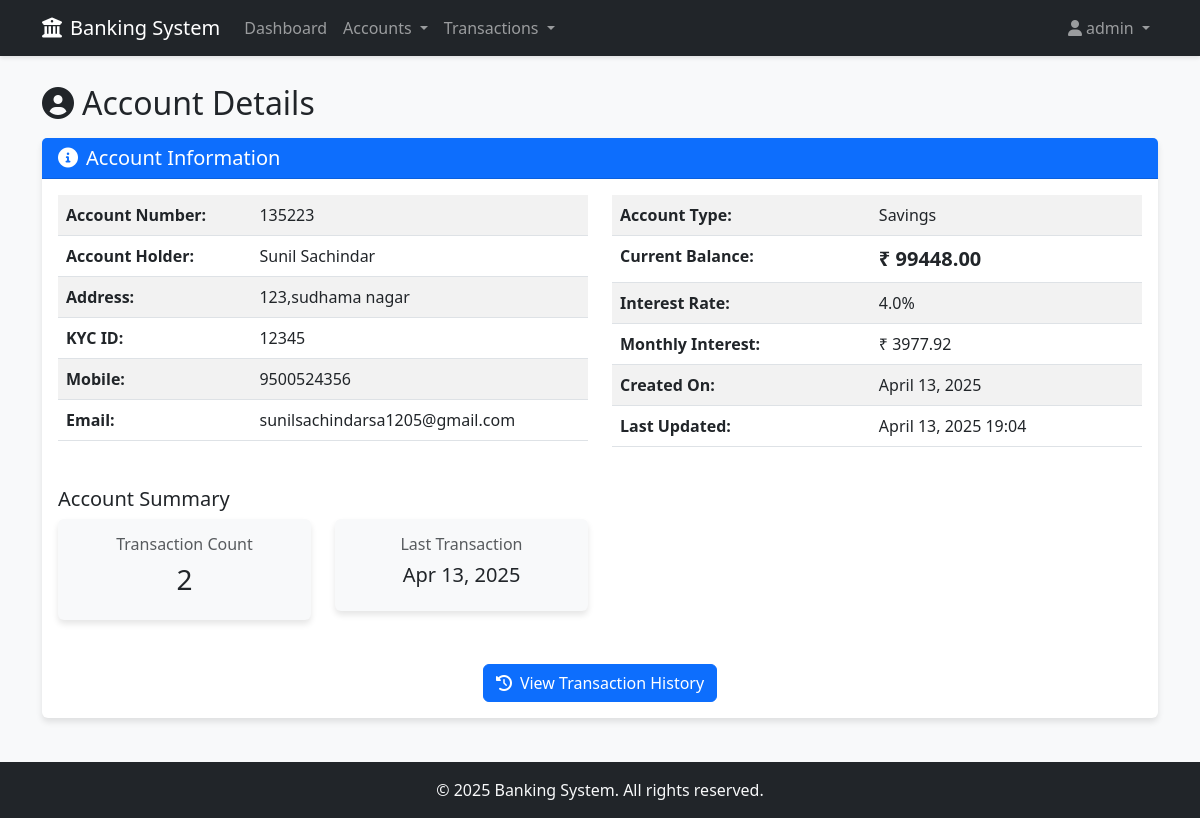
Page /accounts/detail/135223/ (signed in) on the committed database.
### authentication/models.py (models this page shows, shortened)
class User(AbstractUser):
    is_admin = models.BooleanField(default=False)
    account_no = models.IntegerField(null=True, blank=True)

### accounts/models.py (models this page shows, shortened)
class Account(models.Model):
    ACCOUNT_TYPES = [
        ('Savings', 'Savings'),
        ('Current', 'Current'),
        ('Deposit', 'Deposit'),
    ]
    account_no = models.IntegerField(primary_key=True)
    user = models.OneToOneField(User, on_delete=models.CASCADE, related_name='account', null=True)
    name = models.CharField(max_length=100)
    address = models.TextField()
    kyc = models.CharField(max_length=50, help_text="KYC identification")
    mobile = models.CharField(max_length=15)
    email = models.EmailField()
    account_type = models.CharField(max_length=20, choices=ACCOUNT_TYPES)
    balance = models.DecimalField(max_digits=12, decimal_places=2, default=0)
    interest_rate = models.FloatField(help_text="Interest rate for this account")
    created_date = models.DateTimeField(default=timezone.now)
    last_updated = models.DateTimeField(auto_now=True)
    def calculate_interest(self) -> float:
        return float(self.balance) * (self.interest_rate / 100)
    def get_account_summary(self):
        transaction_count = self.transactions.count()
        last_transaction = self.transactions.order_by('-timestamp').first()
        return {
            'account_no': self.account_no,
            'name': self.name,
            'account_type': self.account_type,
            'balance': self.balance,
            'interest_rate': self.interest_rate,
            'transaction_count': transaction_count,
            'last_transaction': last_transaction.timestamp if last_transaction else None,
        }

### transactions/models.py (models this page shows, shortened)
class Transaction(models.Model):
    TRANSACTION_TYPES = [
        ('DEPOSIT', 'Deposit'),
        ('WITHDRAWAL', 'Withdrawal'),
        ('TRANSFER_OUT', 'Transfer Out'),
        ('TRANSFER_IN', 'Transfer In'),
    ]
    STATUS_CHOICES = [
        ('SUCCESS', 'Success'),
        ('PENDING', 'Pending'),
        ('FAILED', 'Failed'),
    ]
    account = models.ForeignKey(Account, on_delete=models.CASCADE, related_name='transactions')
    transaction_type = models.CharField(max_length=20, choices=TRANSACTION_TYPES)
    amount = models.DecimalField(max_digits=12, decimal_places=2)
    timestamp = models.DateTimeField(default=timezone.now)
    status = models.CharField(max_length=10, choices=STATUS_CHOICES, default='SUCCESS')
    description = models.TextField(blank=True, null=True)
    class Meta:
        ordering = ['-timestamp']

### accounts/views.py (the view)
# urls.py: path('detail/', views.account_detail_view, name='account_detail'),
@login_required
def account_detail_view(request, account_no=None):
    user = request.user
    if account_no is None and hasattr(user, 'account'):
        account = user.account
    elif account_no and (user.is_admin or (hasattr(user, 'account') and user.account.account_no == account_no)):
        account = get_object_or_404(Account, account_no=account_no)
    else:
        messages.error(request, "You do not have permission to view this account.")
        return redirect('dashboard')
    account_summary = account.get_account_summary()
    monthly_interest = account.calculate_interest()
    context = {
        'account': account,
        'account_summary': account_summary,
        'monthly_interest': monthly_interest,
    }
    return render(request, 'accounts/account_detail.html', context)

### templates/accounts/account_detail.html (shortened to what this page needs)
{% extends 'base/base.html' %}
{% load static %}
{% block content %}
<div class="row mb-4">
    <div class="col-md-12">
        <h2 class="mb-3"><i class="fas fa-user-circle me-2"></i>Account Details</h2>
        <div class="card">
            <div class="card-header bg-primary text-white">
                <h5 class="mb-0"><i class="fas fa-info-circle me-2"></i>Account Information</h5>
            </div>
            <div class="card-body">
                <div class="row">
                    <div class="col-md-6">
                        <table class="table table-striped">
                            <tr>
                                <th>Account Number:</th>
                                <td>{{ account.account_no }}</td>
                            </tr>
                            <tr>
                                <th>Account Holder:</th>
                                <td>{{ account.name }}</td>
                            </tr>
                            <tr>
                                <th>Address:</th>
                                <td>{{ account.address }}</td>
                            </tr>
                            <tr>
                                <th>KYC ID:</th>
                                <td>{{ account.kyc }}</td>
                            </tr>
                            <tr>
                                <th>Mobile:</th>
                                <td>{{ account.mobile }}</td>
                            </tr>
                            <tr>
                                <th>Email:</th>
                                <td>{{ account.email }}</td>
                            </tr>
                        </table>
                    </div>
                    <div class="col-md-6">
                        <table class="table table-striped">
                            <tr>
                                <th>Account Type:</th>
                                <td>{{ account.account_type }}</td>
                            </tr>
                            <tr>
                                <th>Current Balance:</th>
                                <td class="fw-bold fs-5">₹ {{ account.balance }}</td>
                            </tr>
                            <tr>
                                <th>Interest Rate:</th>
                                <td>{{ account.interest_rate }}%</td>
                            </tr>
                            <tr>
                                <th>Monthly Interest:</th>
                                <td>₹ {{ monthly_interest|floatformat:2 }}</td>
                            </tr>
                            <tr>
                                <th>Created On:</th>
                                <td>{{ account.created_date|date:"F d, Y" }}</td>
                            </tr>
                            <tr>
                                <th>Last Updated:</th>
                                <td>{{ account.last_updated|date:"F d, Y H:i" }}</td>
                            </tr>
                        </table>
                    </div>
                </div>
                <div class="mt-4">
                    <h5>Account Summary</h5>
                    <div class="row">
                        <div class="col-md-3">
                            <div class="card bg-light">
                                <div class="card-body text-center">
                                    <h6 class="text-muted">Transaction Count</h6>
                                    <h3>{{ account_summary.transaction_count }}</h3>
                                </div>
                            </div>
                        </div>
                        <div class="col-md-3">
                            <div class="card bg-light">
                                <div class="card-body text-center">
                                    <h6 class="text-muted">Last Transaction</h6>
                                    <h5>{{ account_summary.last_transaction|date:"M d, Y"|default:"N/A" }}</h5>
                                </div>
                            </div>
                        </div>
                    </div>
                </div>
                <div class="text-center mt-4">
                    <a href="{% url 'transaction_history' %}" class="btn btn-primary">
                        <i class="fas fa-history me-2"></i>View Transaction History
                    </a>
                </div>
            </div>
        </div>
    </div>
</div>
{% endblock %}

### templates/base/base.html (shortened to what this page needs)
<!DOCTYPE html>
<html lang="en">
<head>
    <link href="https://cdn.jsdelivr.net/npm/bootstrap@5.3.0-alpha1/dist/css/bootstrap.min.css" rel="stylesheet">
    <link rel="stylesheet" href="https://cdnjs.cloudflare.com/ajax/libs/font-awesome/6.0.0/css/all.min.css">
</head>
<body>
    <nav class="navbar navbar-expand-lg navbar-dark bg-dark fixed-top">
        <div class="container">
            <a class="navbar-brand" href="{% url 'dashboard' %}">
                <i class="fas fa-university me-2"></i>Banking System
            </a>
            <div class="collapse navbar-collapse" id="navbarNav">
                {% if user.is_authenticated %}
                <ul class="navbar-nav me-auto">
                    <li class="nav-item">
                        <a class="nav-link" href="{% url 'dashboard' %}">Dashboard</a>
                    </li>
                    {% if user.is_admin %}
                    <li class="nav-item dropdown">
                        <a class="nav-link dropdown-toggle" href="#" id="accountsDropdown" role="button"
                           data-bs-toggle="dropdown" aria-expanded="false">
                            Accounts
                        </a>
                    </li>
                    <li class="nav-item dropdown">
                        <a class="nav-link dropdown-toggle" href="#" id="transactionsDropdown" role="button"
                           data-bs-toggle="dropdown" aria-expanded="false">
                            Transactions
                        </a>
                    </li>
                    {% endif %}
                </ul>
                <ul class="navbar-nav">
                    <li class="nav-item dropdown">
                        <a class="nav-link dropdown-toggle" href="#" id="userDropdown" role="button"
                           data-bs-toggle="dropdown" aria-expanded="false">
                            <i class="fas fa-user me-1"></i>{{ user.username }}
                        </a>
                    </li>
                </ul>
                {% endif %}
            </div>
        </div>
    </nav>
    <div class="container mt-4">
        {% block content %}{% endblock %}
    </div>
    <footer class="footer mt-auto py-3 bg-dark">
        <div class="container text-center">
            <span class="text-light">&copy; 2025 Banking System. All rights reserved.</span>
        </div>
    </footer>
</body>
</html>

### templates/base/base.html (style rules this page uses)
body { padding-top: 60px; background-color: #f8f9fa; }
.navbar { box-shadow: 0 2px 4px rgba(0,0,0,.1); }
.card { margin-bottom: 20px; box-shadow: 0 4px 6px rgba(0,0,0,.1); border: none; }
.card-header { background-color: #f8f9fa; border-bottom: 1px solid rgba(0,0,0,.125); font-weight: 600; }
.footer { margin-top: 40px; padding: 20px 0; background-color: #343a40; color: white; }

### rows in the picture
User: username "admin"
Account: account_no "135223", name "Sunil Sachindar", address "123,sudhama nagar", kyc "12345", mobile "9500524356", email "sunilsachindarsa1205@gmail.com", account_type "Savings", balance "99448.00", interest_rate "4.0", created_date "April 13, 2025", last_updated "April 13, 2025 19:04"
Transaction: last_transaction "Apr 13, 2025"

### other values in the picture
{{ monthly_interest|floatformat:2 }} "3977.92"
{{ account_summary.transaction_count }} "2"
